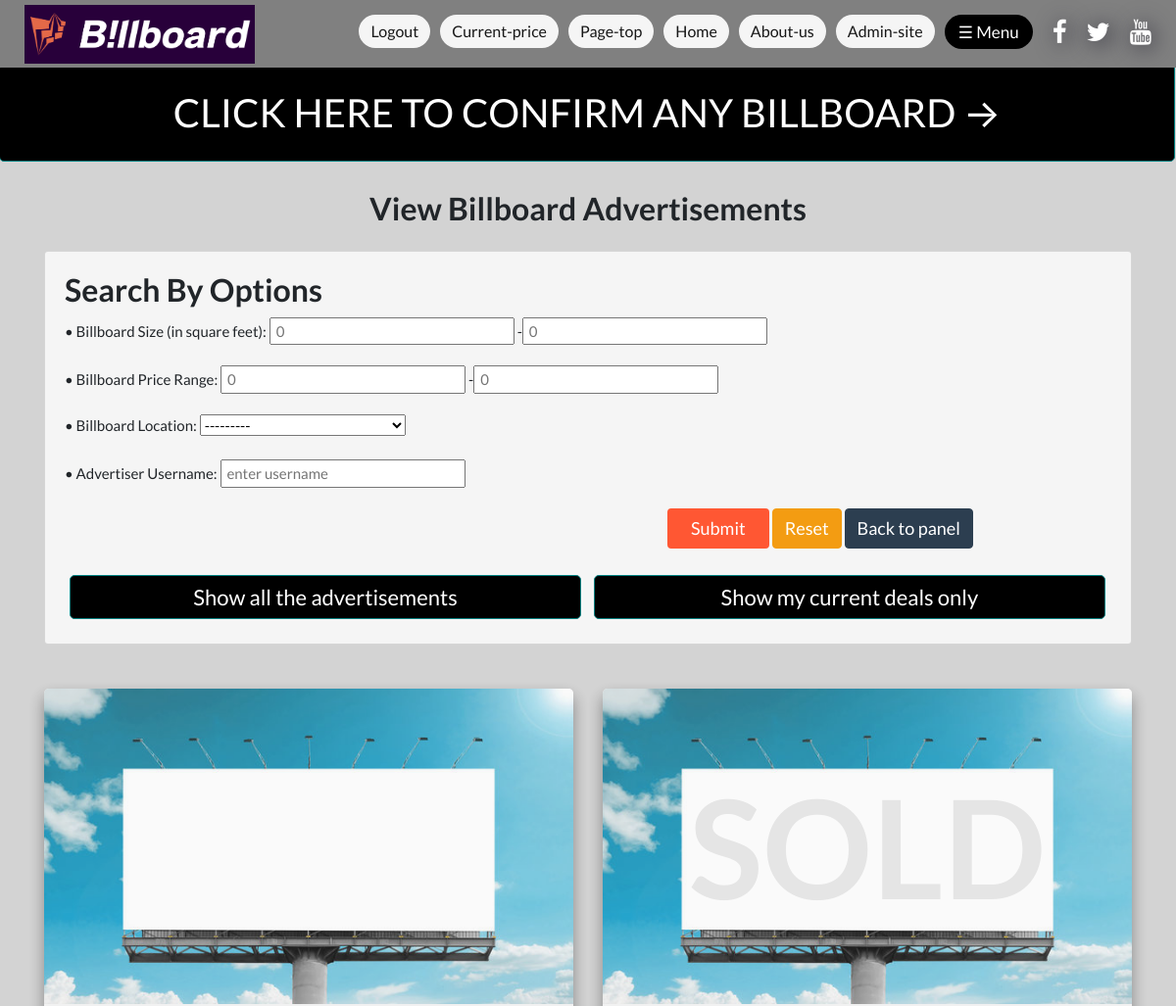
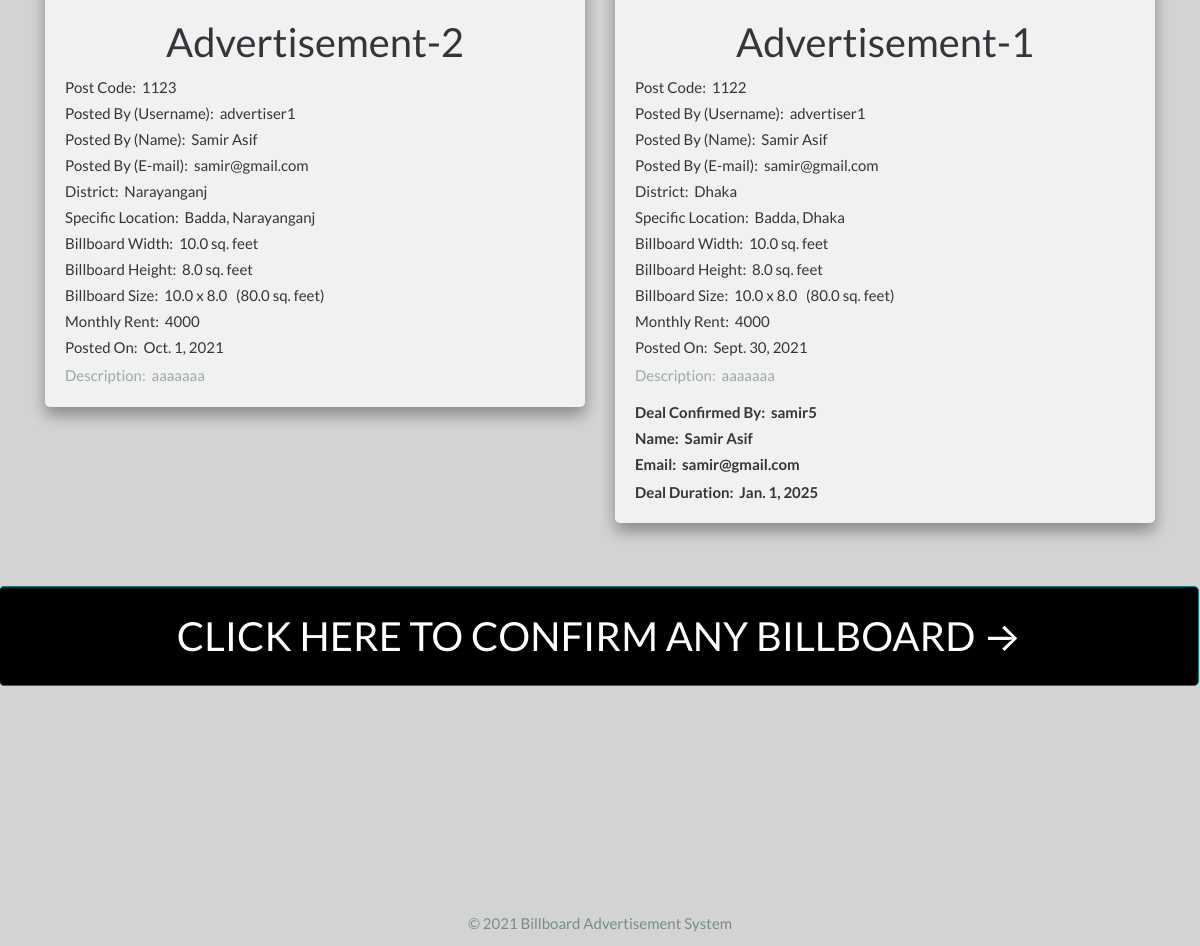
The app's page /viewPost/ (signed in) with its own data (2 pictures, top to bottom).
### Billboard_Advertisement/models.py (models this page shows, shortened)
class PostAdvertiseTable(models.Model):
    author = models.ForeignKey(User, on_delete=models.CASCADE, default=None, related_name="adPoster")
    code = models.CharField(max_length=100, primary_key=True)
    title = models.CharField(max_length = 100, default=None)
    location = models.CharField(max_length=30, default='', blank=False, choices=locations)
    Spec_loc = models.CharField(max_length=100, default=None)
    width = models.FloatField(max_length=100, default='0')
    height = models.FloatField(max_length=100, default='0')
    size = models.FloatField(max_length=100, default='0')
    price = models.CharField(max_length=100, default=None)
    short_desc = models.TextField(max_length=500, default=None)
    post_date = models.DateField(default=timezone.now)
    posted_billboards_pic = models.ImageField(upload_to='posted_billboards_pic/billboards_images',
                                            default='/posted_billboards_pic/billboards_images/demo_billboard_image.JPG',
                                            blank=True)
    objects = models.Manager()

class confirm_post(models.Model):
    confirmed_by = models.ForeignKey(User, on_delete=models.CASCADE, default=None)
    confirmed_date = models.DateField(default=timezone.now)
    dealDuration = models.DateField(default=None)
    adCode = models.CharField(max_length=10, unique=True)
    advertiser = models.CharField(max_length=100, default=None)
    objects = models.Manager()

### Billboard_Advertisement/views.py (the view)
# urls.py: path('viewPost/', views.viewPost, name='viewPost'),
@login_required
def viewPost(request):
    allPosts = PostAdvertiseTable.objects.all().order_by('-post_date')
    allConfirmedposts = confirm_post.objects.all()
    profile = 0
    billboard_filter = billboardFilter(request.GET, queryset=allPosts)
    try:
        profile = CustomerProfileInfo.objects.get(user=request.user)
    except CustomerProfileInfo.DoesNotExist:
        try:
            profile = AdvertiserProfileInfo.objects.get(user=request.user)
        except AdvertiserProfileInfo.DoesNotExist:
            try:
                profile = CityCorporationProfileInfo.objects.get(user=request.user)
            except CityCorporationProfileInfo.DoesNotExist:
                msg = "There was an error"
                print(msg)
    has_filter = any(field in request.GET for field in set(billboard_filter.get_fields()))
    if request.method == 'GET':
        if 'all_post' in request.GET:
            all_Posts = PostAdvertiseTable.objects.all().order_by('-post_date')
            billboard_filter = billboardFilter(request.GET, queryset=all_Posts)
        if 'my_post' in request.GET:
            myPosts = PostAdvertiseTable.objects.filter(author=request.user).order_by('-post_date')
            billboard_filter = billboardFilter(request.GET, queryset=myPosts)
        if 'my_deals' in request.GET:
            profile2 = confirm_post.objects.get(confirmed_by=request.user)
            myDeals = PostAdvertiseTable.objects.filter(code=profile2.adCode).order_by('-confirmed_date')
            billboard_filter = billboardFilter(request.GET, queryset=myDeals)
    context = {'allPosts': allPosts, 'allConfirmedposts': allConfirmedposts, 'user': request.user, 'filter': billboard_filter, 'profile': profile}
    return render(request, 'viewPost.html', context)

### Billboard_Advertisement/grettings.py (called while the page is built)
def give_grettings(request):
    currentTime = datetime.datetime.now()
    if 5 <= currentTime.hour < 12:
        time = 'morning'
    elif 12 <= currentTime.hour < 17:
        time = 'afternoon'
    elif 17 <= currentTime.hour < 21:
        time = 'evening'
    else:
        time = 'night'
    return {
        'time': time
    }

### Billboard_Advertisement/templates/viewPost.html (shortened to what this page needs)
{% extends "newBase.html" %}
{% block content %}
<body style="position:relative; z-index:2;">
<a href="{% url 'postDetail' %}" style="margin-left: -6px;"><button class="button2" style="font-size : 40px; width:100%; height:100px;"><span>CLICK HERE TO CONFIRM ANY BILLBOARD &rarr;</span></button></a>
  <div class="container" style="text-align:center">
    <div class="row">
      <div class=" col-md-8 col-md-10 mx-auto">
        <div class="site-heading">
          <h3 class=" site-heading my-4 mt-3 text-black"><b>View Billboard Advertisements</b></h3>
        </div>
      </div>
    </div>
  </div>
<div class="container">
  <div class="">
    <div class="card" style="background-color: whitesmoke;">
      <div class="card-body">
        <h3><b>Search By Options</b></h3>
        <form method="get">
          {{ filter.form.as_p }}
          <button type="submit" class="btn btn-primary" style="background-color: #ff5733; border: 2px solid #ff5733;
            margin-left: 615px; padding: 5px 22px 5px 22px; font-size: 18px;"><span>Submit</span>
          </button>
          <a class="btn btn-warning" href="{% url 'viewPost' %}" style="color: white; font-size: 18px;">Reset</a>
          {% if profile.is_customer == True %}
              <a href="/customerPanel/" class="btn btn-primary" style="color: white; font-size: 18px;">Back to panel</a>
          {% elif profile.is_advertiser == True %}
              <a href="/advertiserPanel/" class="btn btn-primary" style="color: white; font-size: 18px;">Back to panel</a>
          {% elif profile.is_cityCor == True %}
              <a href="/cityCorporationPanel/" class="btn btn-primary" style="color: white; font-size: 18px;">Back to panel</a>
          {% elif user.is_staff == True %}
              <a href="/staffPanel/" class="btn btn-primary" style="font-size: 18px;">Back to panel</a>
          {% endif %}
          <br><br><button type="submit" name="all_post" class="button2" style="font-size : 22px; width: 48.875%;"><span>Show all the advertisements</span></button>
          {% if profile.is_customer == True %}
              <button type="submit" name="my_deals" class="button2" style="font-size : 22px; width: 48.875%;"><span>Show my current deals only</span></button>
          {% elif profile.is_advertiser == True %}
              <button type="submit" name="my_post" class="button2" style="font-size : 22px; width: 48.875%;"><span>Show my advertisements only</span></button>
          {% endif %}
        </form>
      </div>
    </div>
  </div>
  <br><br>
  <div class="row row-cols-1 row-cols-md-2 g-4">
    {% for post in filter.qs %}
    <div class="col" style="padding-bottom: 35px">
      <card_opacity>
      <div class="card2" style="background-color: whitesmoke;">
        {% load static %}
        <div class="new_container">
        <a href="#" onClick="return false;"><img src="{{ post.posted_billboards_pic.url }}" class="card-img-top" alt="billboard image"
              onclick=enlargeImg() id="bb_img" style="border-radius: 5px 5px 0px 0px;"></a>
        {% for post1 in allConfirmedposts %}
        {% if post.code == post1.adCode %}
          <div class="centered" style="font-size : 140px; color: #e8e8e8;"><b>SOLD</b></div>
        {% endif %}
        {% endfor %}
        </div>
        <div class="card-body">
            <h2 class="card-title" style="text-align:center">{{ post.title }}</h2>
            <p class="card-text h6">Post Code: &nbsp;{{ post.code }}</p>
            <p class="card-text h6">Posted By (Username): &nbsp;{{ post.author }}</p>
            <p class="card-text h6">Posted By (Name): &nbsp;{{ post.author.first_name}} {{post.author.last_name}}</p>
            <p class="card-text h6">Posted By (E-mail): &nbsp;{{ post.author.email }}</p>
            <p class="card-text h6">District: &nbsp;{{ post.location }}</p>
            <p class="card-text h6">Specific Location: &nbsp;{{ post.Spec_loc }}, {{ post.location }}</p>
            <p class="card-text h6">Billboard Width: &nbsp;{{ post.width }} sq. feet</p>
            <p class="card-text h6">Billboard Height: &nbsp;{{ post.height }} sq. feet</p>
            <p class="card-text h6">Billboard Size: &nbsp;{{ post.width }} x {{ post.height }} &nbsp; ({{ post.size }} sq. feet)</p>
            <p class="card-text h6">Monthly Rent: &nbsp;{{ post.price }}</p>
            <p class="card-text h6">Posted On: &nbsp;{{ post.post_date }}</p>
            <p class="card-text text-muted">Description: &nbsp;{{post.short_desc|slice:":200"}}</p>
            {% for post1 in allConfirmedposts %}
              {% if post.code == post1.adCode %}
                <p class="card-text h6"><b>Deal Confirmed By: &nbsp;{{ post1.confirmed_by }}</b></p>
                <p class="card-text h6"><b>Name: &nbsp;{{ post1.confirmed_by.first_name }} {{ post1.confirmed_by.last_name }}</b></p>
                <p class="card-text h6"><b>Email: &nbsp;{{ post1.confirmed_by.email }}</b></p>
                <p class="card-text"><b>Deal Duration: &nbsp;{{ post1.dealDuration }}</b></p>
              {% endif %}
            {% endfor %}
        </div>
      </div>
        </card_opacity>
    </div>
    {% endfor %}
  </div>
</div>
</body>
<br>
<a href="{% url 'postDetail' %}" style="margin-left: -6px;"><button class="button2" style="font-size : 40px; width:100%; height:100px;"><span>CLICK HERE TO CONFIRM ANY BILLBOARD &rarr;</span></button></a>
{%endblock%}

### Billboard_Advertisement/static/css/style.css (style rules this page uses)
.card2 { box-shadow: 0 8px 16px 0 rgba(0,0,0,0.4); transition: 0.3s; border-radius: 5px; }
.button2 { display: inline-block; border-radius: 5px; background-color: black; border: 1px solid teal; color: white; text-align: center; font-size: 20px; padding: 5px 16px; width: 280px; transition: all 0.4s; cursor: pointer; margin: 5px; }
.button2 span { cursor: pointer; display: inline-block; position: relative; transition: 0.4s; }
.button2 span:after { content: '\00bb'; position: absolute; opacity: 0; top: 0; right: -20px; transition: 0.4s; }

### Billboard_Advertisement/templates/newBase.html (style rules this page uses)
body { background-color: lightgray; }
a:link { color: white; text-decoration: none; }

### Billboard_Advertisement/templates/viewPost.html (style rules this page uses)
card_opacity { opacity: 0.9; }
.new_container { position: relative; text-align: center; color: white; }
.centered { position: absolute; top: 50%; left: 50%; transform: translate(-50%, -50%); }

### records on screen
PostAdvertiseTable: posted_billboards_pic (picture), title "Advertisement-2", code "1123", author "advertiser1", author.first_name "Samir", author.last_name "Asif", author.email "samir@gmail.com", location "Narayanganj", Spec_loc "Badda", width "10.0", height "8.0", size "80.0", price "4000", post_date "Oct. 1, 2021", short_desc "aaaaaaa"
PostAdvertiseTable: posted_billboards_pic (picture), title "Advertisement-1", code "1122", author "advertiser1", author.first_name "Samir", author.last_name "Asif", author.email "samir@gmail.com", location "Dhaka", Spec_loc "Badda", width "10.0", height "8.0", size "80.0", price "4000", post_date "Sept. 30, 2021", short_desc "aaaaaaa"
confirm_post: confirmed_by "samir5", confirmed_by.first_name "Samir", confirmed_by.last_name "Asif", confirmed_by.email "samir@gmail.com", dealDuration "Jan. 1, 2025"
